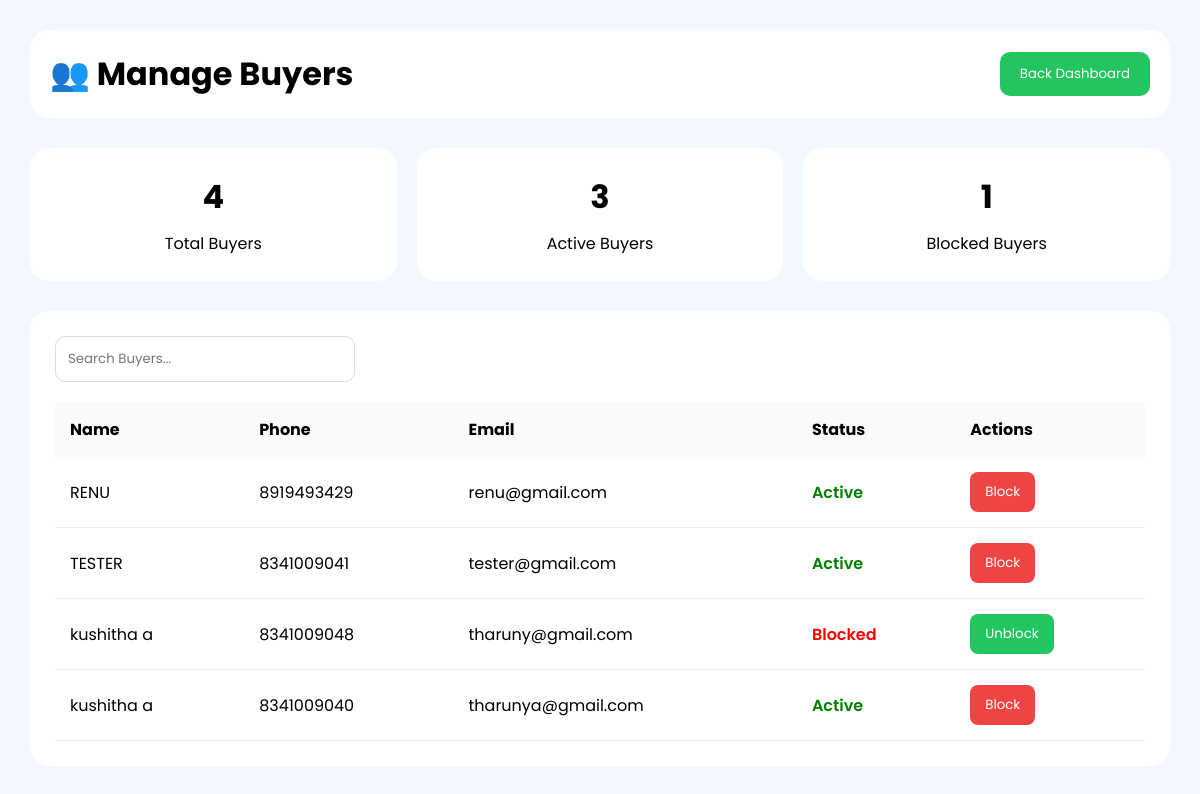
Page /manage-buyers.html on the earlier database version.
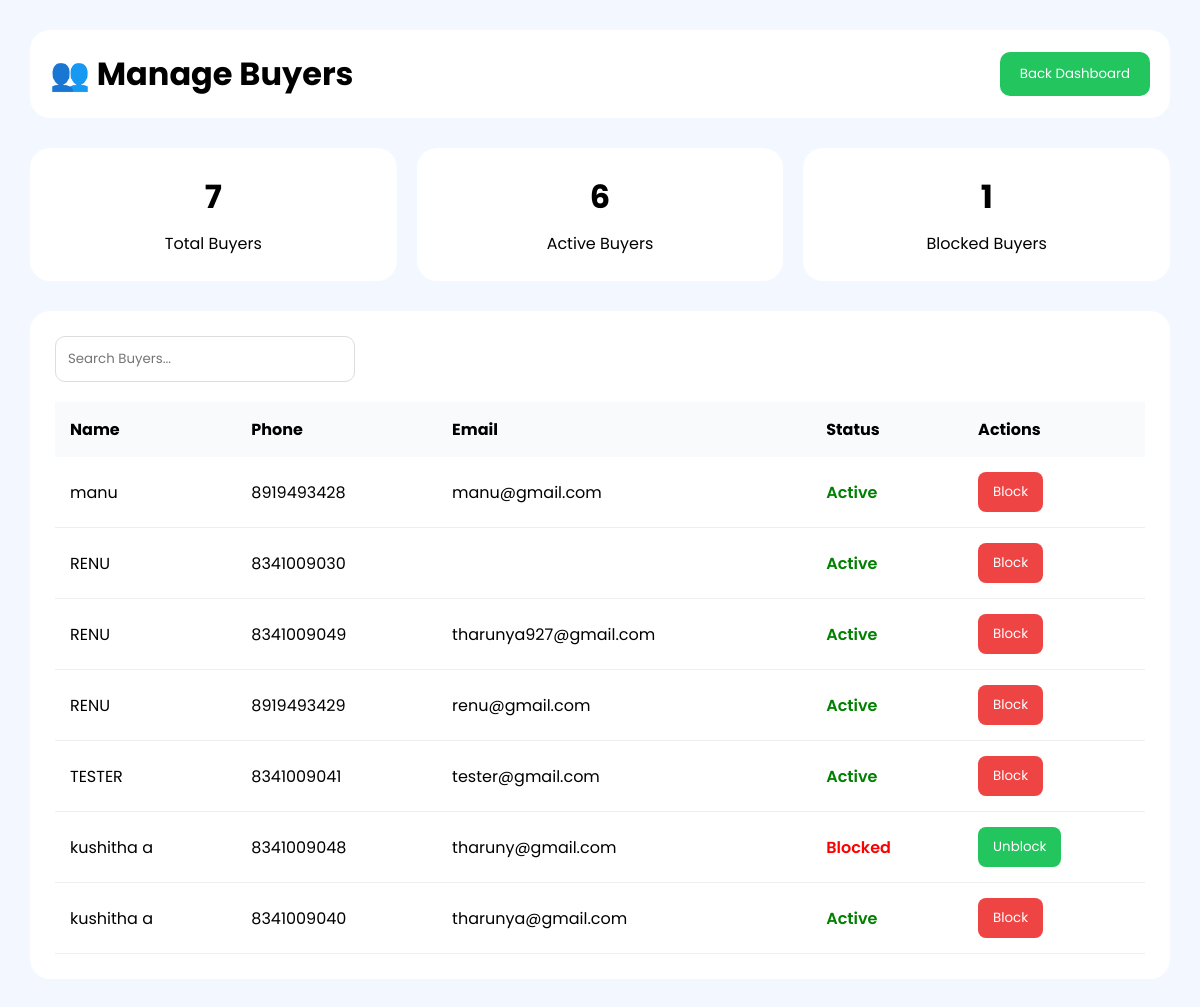
Same page on the later database version.
### tables this page shows
CREATE TABLE users (
            id INTEGER PRIMARY KEY AUTOINCREMENT,
            fullname TEXT NOT NULL,
            email TEXT UNIQUE NOT NULL,
            phone TEXT UNIQUE NOT NULL,
            password TEXT NOT NULL,
            role TEXT NOT NULL
        , status TEXT DEFAULT 'Pending', is_blocked INTEGER DEFAULT 0, verified INTEGER DEFAULT 0);

### app.py (the view)
@app.route("/manage-buyers.html")
def manageBuyers():
    conn = get_db_connection()
    buyers = conn.execute(
        """
        SELECT *
        FROM users
        WHERE role='buyer'
        ORDER BY id DESC
        """
    ).fetchall()
    total_buyers = conn.execute(
        """
        SELECT COUNT(*) as total
        FROM users
        WHERE role='buyer'
        """
    ).fetchone()["total"]
    blocked_buyers = conn.execute(
        """
        SELECT COUNT(*) as total
        FROM users
        WHERE role='buyer'
        AND is_blocked = 1
        """
    ).fetchone()["total"]
    active_buyers = conn.execute(
        """
        SELECT COUNT(*) as total
        FROM users
        WHERE role='buyer'
        AND is_blocked = 0
        """
    ).fetchone()["total"]
    conn.close()
    return render_template(
        "manage-buyers.html",
        buyers=buyers,
        total_buyers=total_buyers,
        blocked_buyers=blocked_buyers,
        active_buyers=active_buyers
    )

### db.py (called while the page is built)
def get_db_connection():
    conn = sqlite3.connect("database.db")
    conn.row_factory = sqlite3.Row
    return conn

### templates/manage-buyers.html (shortened to what this page needs)
<!DOCTYPE html>
<html lang="en">
<head>
</head>
<body>
<div class="topbar">
    <h1>👥 Manage Buyers</h1>
    <a href="admin-dashboard.html">
        <button class="back-btn">
            Back Dashboard
        </button>
    </a>
</div>
<div class="stats">
    <div class="card">
        <h2>{{ total_buyers }}</h2>
        <p>Total Buyers</p>
    </div>
    <div class="card">
        <h2>{{ active_buyers }}</h2>
        <p>Active Buyers</p>
    </div>
    <div class="card">
        <h2>{{ blocked_buyers }}</h2>
        <p>Blocked Buyers</p>
    </div>
</div>
<div class="buyers-box">
    <input
    type="text"
    id="searchInput"
    class="search"
    placeholder="Search Buyers..."
    onkeyup="searchBuyers()">
    <table>
        <thead>
            <tr>
                <th>Name</th>
                <th>Phone</th>
                <th>Email</th>
                <th>Status</th>
                <th>Actions</th>
            </tr>
        </thead>
        <tbody>
        {% for buyer in buyers %}
        <tr>
            <td>{{ buyer.fullname }}</td>
            <td>{{ buyer.phone }}</td>
            <td>{{ buyer.email }}</td>
            <td>
            {% if buyer.is_blocked == 1 %}
                <span class="blocked">
                    Blocked
                </span>
            {% else %}
                <span class="active">
                    Active
                </span>
            {% endif %}
            </td>
            <td>
            {% if buyer.is_blocked == 0 %}
                <a href="/block-user/{{ buyer.id }}">
                    <button class="block-btn">
                        Block
                    </button>
                </a>
            {% else %}
                <a href="/unblock-user/{{ buyer.id }}">
                    <button class="unblock-btn">
                        Unblock
                    </button>
                </a>
            {% endif %}
            </td>
        </tr>
        {% endfor %}
        </tbody>
    </table>
</div>
</body>
</html>

Differences in the rows shown:
added users: fullname "manu", phone "8919493428", email "manu@gmail.com", is_blocked "Active"
added users: fullname "RENU", phone "8341009030", is_blocked "Active"
added users: fullname "RENU", phone "8341009049", email "tharunya927@gmail.com", is_blocked "Active"
Other differences:
{{ total_buyers }}: "4" → "7"
{{ active_buyers }}: "3" → "6"
